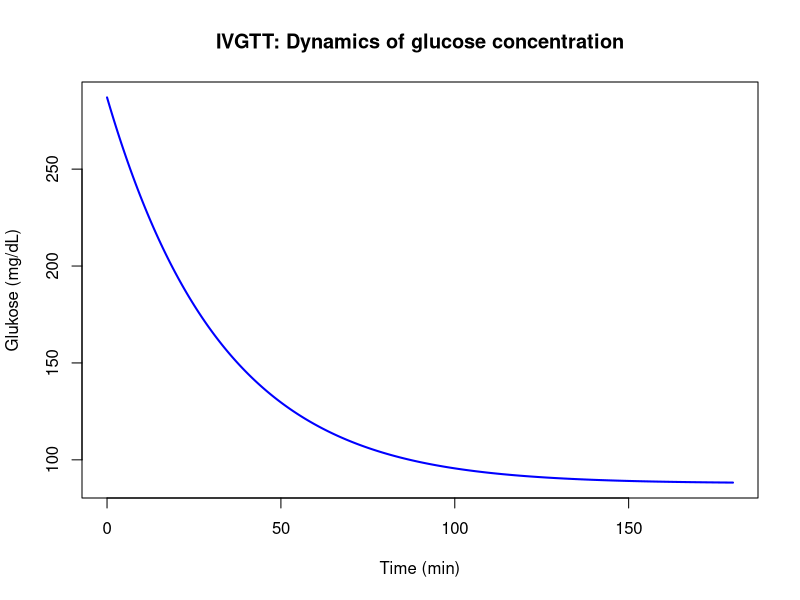
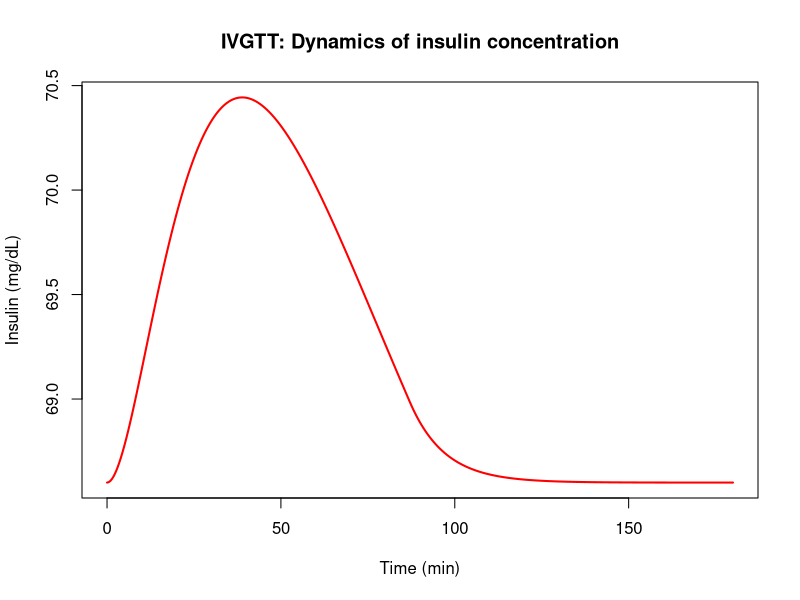
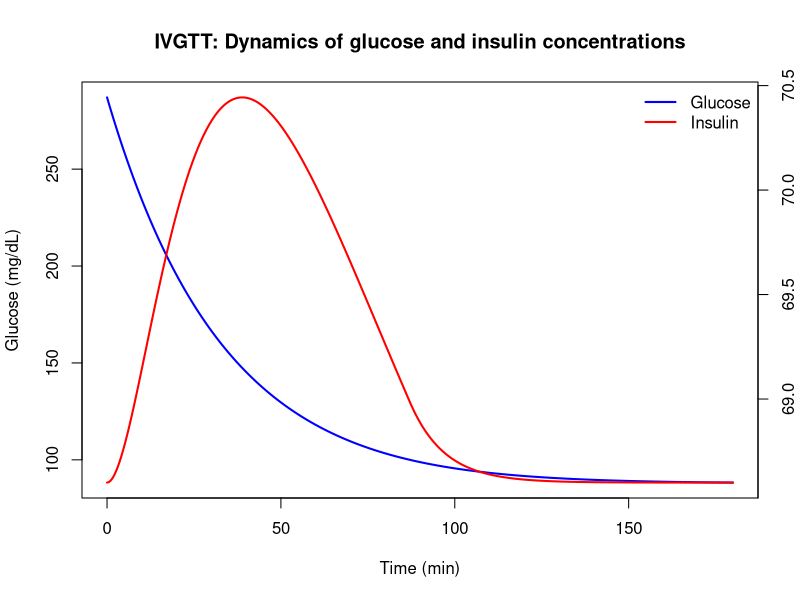
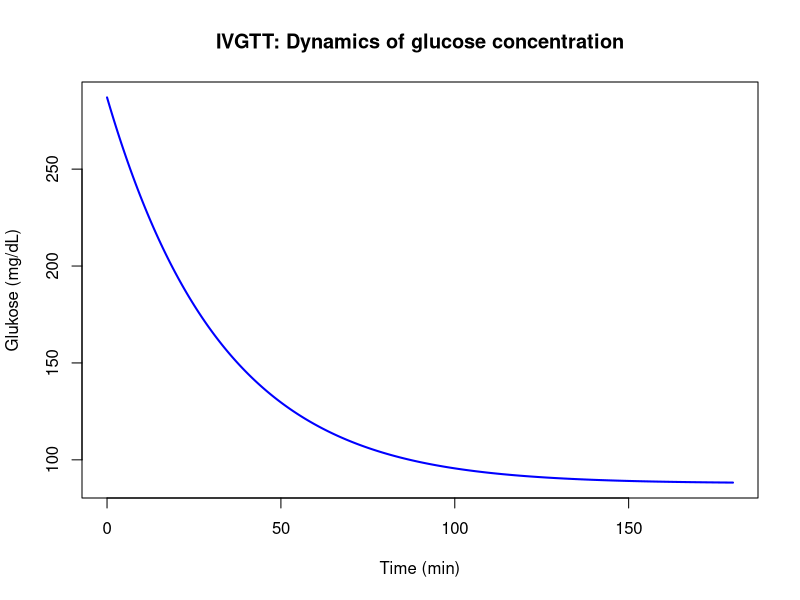
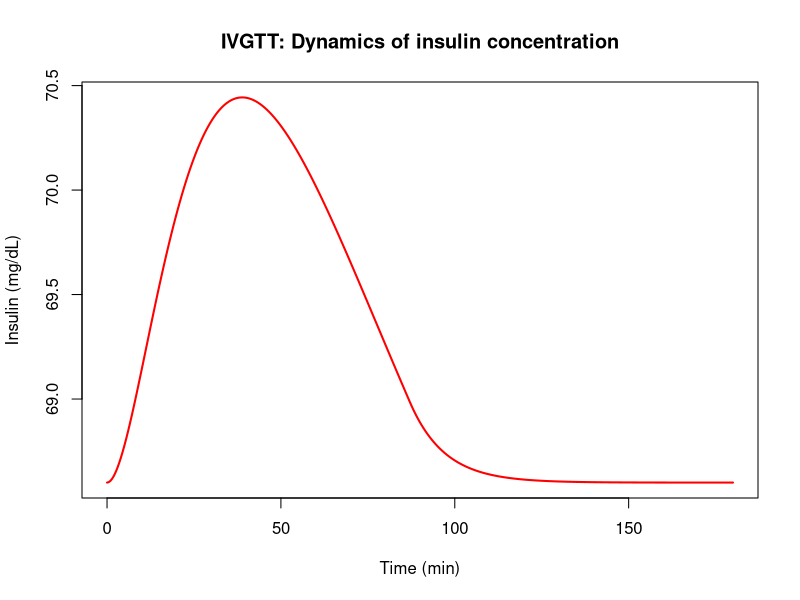
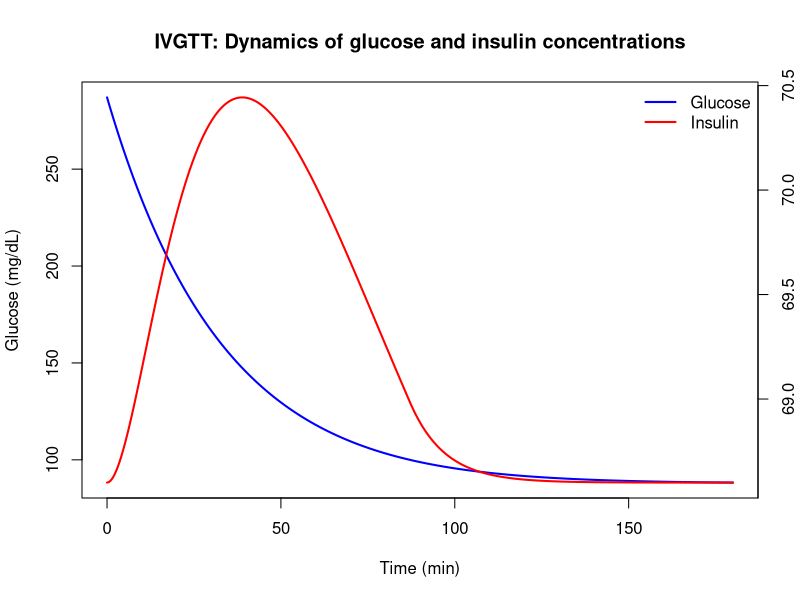

These charts were generated, in order, by the following R code:
## ---- chunk 1
install.packages("deSolve")
## ---- chunk 2
library("deSolve")
## ---- chunk 3
minimal_model <- function(t, y, parameters) {
  
  P1 = parameters[1]
  P2 = parameters[2]
  P3 = parameters[3]
  n = parameters[4]
  gamma = parameters[5]
  h = parameters[6]
  Gb = parameters[7]
  Ib = parameters[8]
  
  G = y[1]
  X = y[2]
  I = y[3]
  
  # Glucose
  dG <- -(P1 + X) * G + P1 * Gb
  # Auxiliary variable X
  dX <- -P2 * X + P3 * (I - Ib)
  # Insulin
  dI <- -n * (I - Ib) + gamma * t * pmax(G - h, 0)

  return(list(c(dG, dX, dI)))
  
}
## ---- chunk 4

parameters <- c(
  P1 = 0.03082,    
  P2 =  0.02093,    
  P3 =  1.062*10^(-5),    
  n = 0.1,       
  gamma = 1e-4,  
  h = 100,       
  Gb = 88,       
  Ib = 68.6      
)

inits <- c(
  G = 287,
  X = 0,          
  I = 68.6
)
## ---- chunk 5
times <- seq(0, 180, by = 0.5)

output <-  as.data.frame(ode(inits, times, minimal_model, parameters))

## ---- chunk 6
plot(output$time, output$G, 
     type = "l", lwd = 2, col = "blue",
     xlab = "Time (min)", ylab = "Glukose (mg/dL)",
     main = "IVGTT: Dynamics of glucose concentration")


plot(output$time, output$I, 
     type = "l", lwd = 2, col = "red",
     xlab = "Time (min)", ylab = "Insulin (mg/dL)",
     main = "IVGTT: Dynamics of insulin concentration")
## ---- chunk 7

plot(output$time, output$G, 
     type = "l", lwd = 2, col = "blue",
     xlab = "Time (min)", ylab = "Glucose (mg/dL)",
     main = "IVGTT: Dynamics of glucose and insulin concentrations"
     )

par(new = TRUE)
plot(output$time, output$I, 
     type = "l", lwd = 2, col = "red",
     axes = FALSE, xlab = "", ylab = ""
     )

axis(side = 4, at = pretty(range(output$I)))
mtext("Insulin (mg/dL)", side = 4, line = 3)

legend("topright", 
       legend = c("Glucose", "Insulin"),
       col = c("blue", "red"), 
       lty = 1, lwd = 2, bty = "n")
## ---- chunk 8
install.packages("deSolve")
## ---- chunk 9
library("deSolve")
## ---- chunk 10
minimal_model <- function(t, y, parameters) {
  
  P1 = parameters[1]
  P2 = parameters[2]
  P3 = parameters[3]
  n = parameters[4]
  gamma = parameters[5]
  h = parameters[6]
  Gb = parameters[7]
  Ib = parameters[8]
  
  G = y[1]
  X = y[2]
  I = y[3]
  
  # Glukose
  dG <- -(P1 + X) * G + P1 * Gb
  # Auxiliary variable X
  dX <- -P2 * X + P3 * (I - Ib)
  # Insuline
  dI <- -n * (I - Ib) + gamma * t * pmax(G - h, 0)

  return(list(c(dG, dX, dI)))
  
}
## ---- chunk 11

parameters <- c(
  P1 = 0.03082,    
  P2 =  0.02093,    
  P3 =  1.062*10^(-5),    
  n = 0.1,       
  gamma = 1e-4,  
  h = 100,       
  Gb = 88,       
  Ib = 68.6      
)

inits <- c(
  G = 287,
  X = 0,          
  I = 68.6
)
## ---- chunk 12
times <- seq(0, 180, by = 0.5)

output <-  as.data.frame(ode(inits, times, minimal_model, parameters))

## ---- chunk 13
plot(output$time, output$G, 
     type = "l", lwd = 2, col = "blue",
     xlab = "Time (min)", ylab = "Glukose (mg/dL)",
     main = "IVGTT: Dynamics of glucose concentration")


plot(output$time, output$I, 
     type = "l", lwd = 2, col = "red",
     xlab = "Time (min)", ylab = "Insulin (mg/dL)",
     main = "IVGTT: Dynamics of insulin concentration")
## ---- chunk 14

plot(output$time, output$G, 
     type = "l", lwd = 2, col = "blue",
     xlab = "Time (min)", ylab = "Glucose (mg/dL)",
     main = "IVGTT: Dynamics of glucose and insulin concentrations"
     )

par(new = TRUE)
plot(output$time, output$I, 
     type = "l", lwd = 2, col = "red",
     axes = FALSE, xlab = "", ylab = ""
     )

axis(side = 4, at = pretty(range(output$I)))
mtext("Insulin (mg/dL)", side = 4, line = 3)

legend("topright", 
       legend = c("Glucose", "Insulin"),
       col = c("blue", "red"), 
       lty = 1, lwd = 2, bty = "n")
